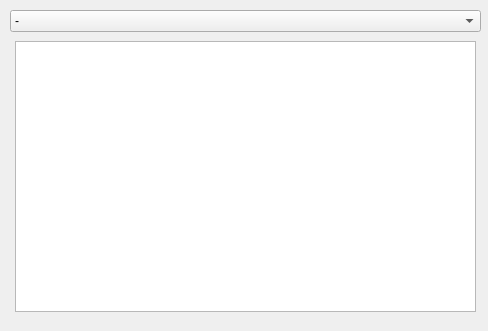
<?xml version="1.0" encoding="UTF-8"?>
<ui version="4.0">
 <class>MainWindow</class>
 <widget class="QMainWindow" name="MainWindow">
  <property name="geometry">
   <rect>
    <x>0</x>
    <y>0</y>
    <width>488</width>
    <height>331</height>
   </rect>
  </property>
  <property name="windowTitle">
   <string>Кофеёчек</string>
  </property>
  <widget class="QWidget" name="centralwidget">
   <widget class="QComboBox" name="comboBox">
    <property name="geometry">
     <rect>
      <x>10</x>
      <y>10</y>
      <width>471</width>
      <height>22</height>
     </rect>
    </property>
    <property name="currentText">
     <string>-</string>
    </property>
    <item>
     <property name="text">
      <string>-</string>
     </property>
    </item>
    <item>
     <property name="text">
      <string>Эспрессо</string>
     </property>
    </item>
    <item>
     <property name="text">
      <string>Кофе по-венски</string>
     </property>
    </item>
    <item>
     <property name="text">
      <string>Медовый раф</string>
     </property>
    </item>
    <item>
     <property name="text">
      <string>Айриш</string>
     </property>
    </item>
    <item>
     <property name="text">
      <string>Капуччино</string>
     </property>
    </item>
    <item>
     <property name="text">
      <string>Гляссе</string>
     </property>
    </item>
    <item>
     <property name="text">
      <string>Кофе по-турецки</string>
     </property>
    </item>
    <item>
     <property name="text">
      <string>Ристретто</string>
     </property>
    </item>
    <item>
     <property name="text">
      <string>Латте</string>
     </property>
    </item>
    <item>
     <property name="text">
      <string>Мокко</string>
     </property>
    </item>
    <item>
     <property name="text">
      <string>Американо</string>
     </property>
    </item>
    <item>
     <property name="text">
      <string>Мокаччино</string>
     </property>
    </item>
   </widget>
   <widget class="QTableWidget" name="tableWidget">
    <property name="geometry">
     <rect>
      <x>15</x>
      <y>41</y>
      <width>461</width>
      <height>271</height>
     </rect>
    </property>
    <property name="showGrid">
     <bool>false</bool>
    </property>
   </widget>
  </widget>
 </widget>
 <resources/>
 <connections/>
</ui>
